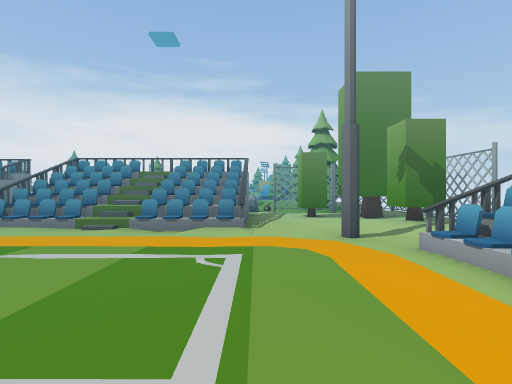
View 1 (above)

16 first-person views from a walk through a 3-D level made in the Unity game engine. The camera is 1.4 m above the floor, looks level and sees 85° across. The floor is counted in squares, 2 m on a side. Each view is taken from the middle of a square. On the plan, view 1 faces up. The plan holds only what a view shows up to about 9 squares ahead; the rest is blank. The place goes on beyond the plan. The player character is not drawn.

View 2
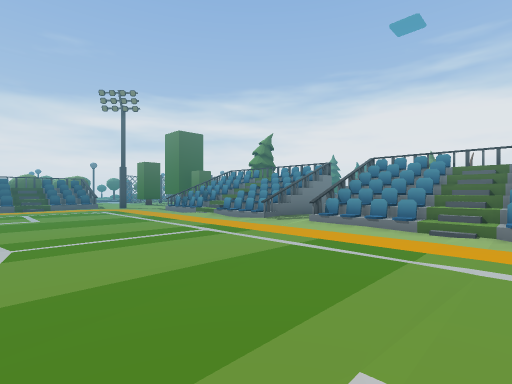

View 3
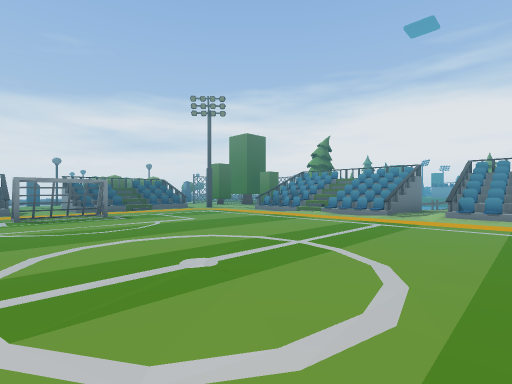

View 4
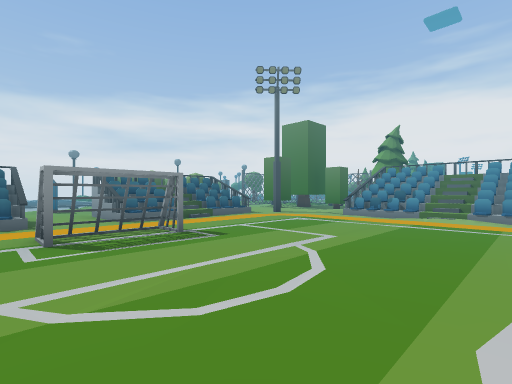

View 5
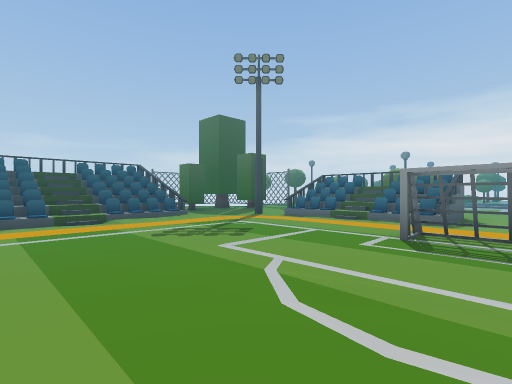

View 6
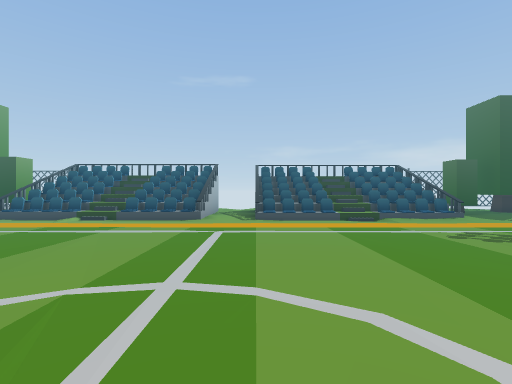

View 7
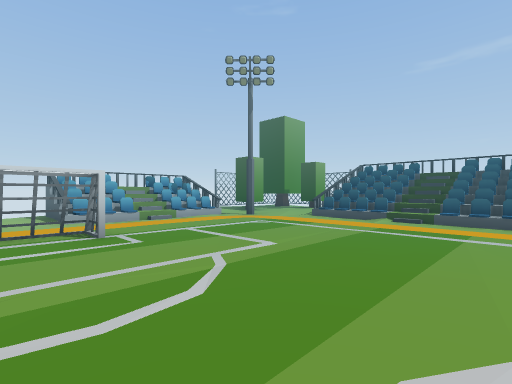

View 8
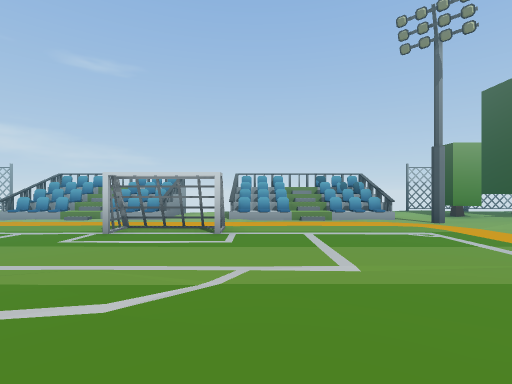

View 9
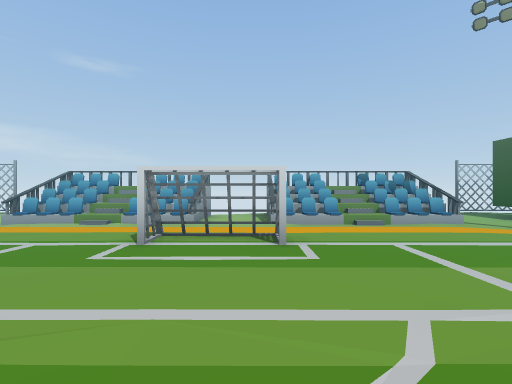

View 10
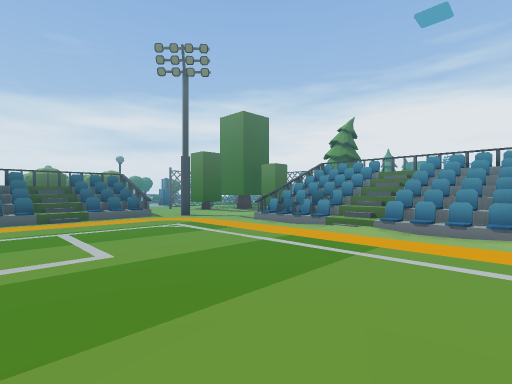

View 11
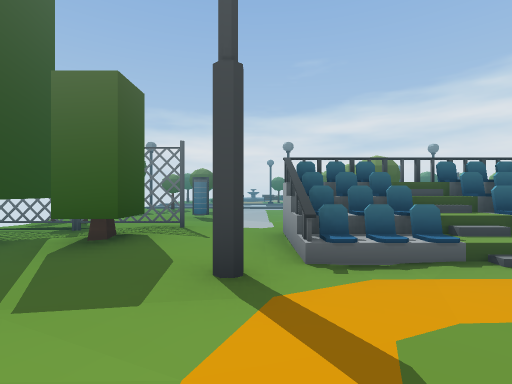

View 12
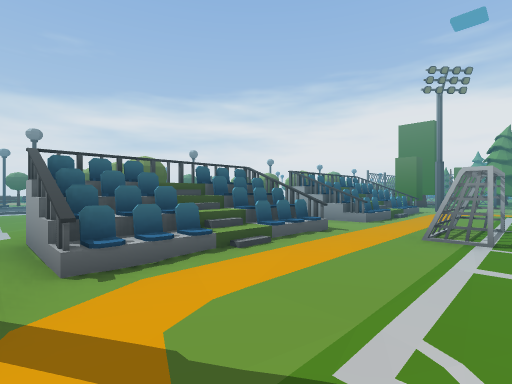

View 13
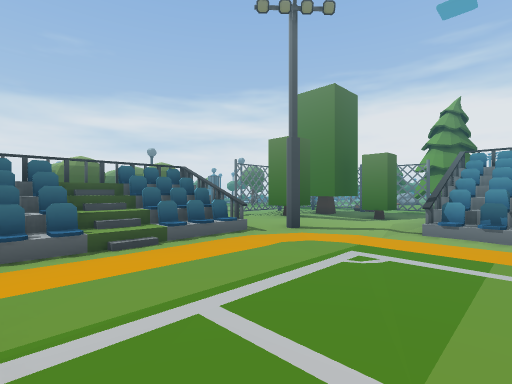

View 14
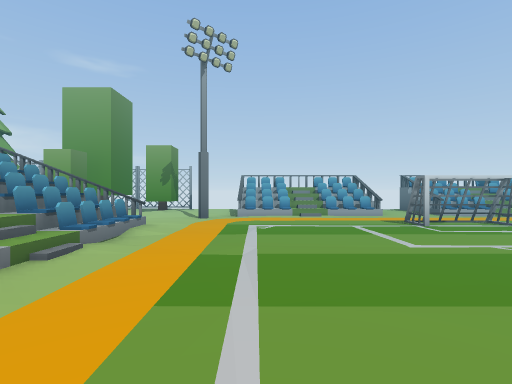

View 15
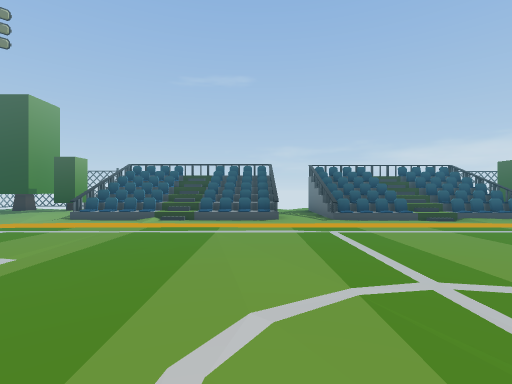

View 16
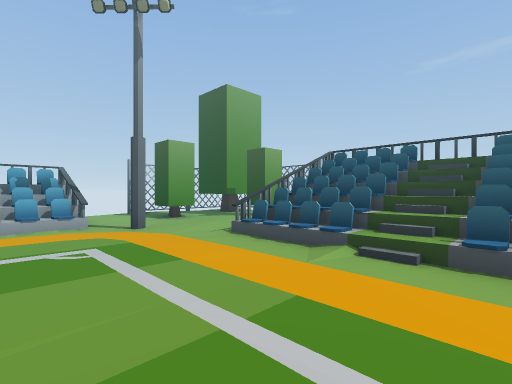

### Floor plan
Key: @ floor where view 1 was taken; # wall or solid block; . main floor; - floor 0.25 m lower than the main floor; / step, stairs or slope; = window, fence, low wall or low ledge; ^ raised ledge; T tree; F fence; O other object.
Columns run from 23 left of view 1 to 5 right of it. Each row starts with its distance up from view 1.
 12                          TT
 11                          TT
 10         FF               O
  9        T...            ...TTO
  8        T.T.#=/==#.==/==..TTTO
  7       ...../////=//////.....F
  6       FT.../////=//////...TTF
  5        ....//./////////.../.
  4        ..#..............#..
  3       ###................###
  2      T#==................==#
  1       #==................==#
  0       #=/..............@.==#
 -1    O......O............O.###
 -2       ....O............O.###
 -3       #/=................==#
 -4      T#//................///
 -5       #/=................/=#
 -6 O--/..=/=................==#
 -7  .-/.....#..............#...
 -8    --....////////./////.....F
 -9    ...FT/- ^=/===.==/==...TTF

Where each view was taken, in squares from view 1:
view 1: 0 up, 0 right, facing up
view 2: 0 up, 2 left, facing up-left
view 3: 3 down, 4 left, facing up-left
view 4: 3 down, 8 left, facing up-left
view 5: 1 down, 8 left, facing down-left
view 6: 1 down, 7 left, facing down
view 7: 1 down, 5 left, facing down-right
view 8: 3 down, 5 left, facing right
view 9: 2 down, 4 left, facing right
view 10: 0 up, 7 left, facing up-left
view 11: 7 down, 12 left, facing left
view 12: 7 down, 12 left, facing up-left
view 13: 0 up, 11 left, facing up-left
view 14: 3 up, 6 left, facing right
view 15: 1 down, 5 left, facing down
view 16: 5 down, 4 left, facing down-right
